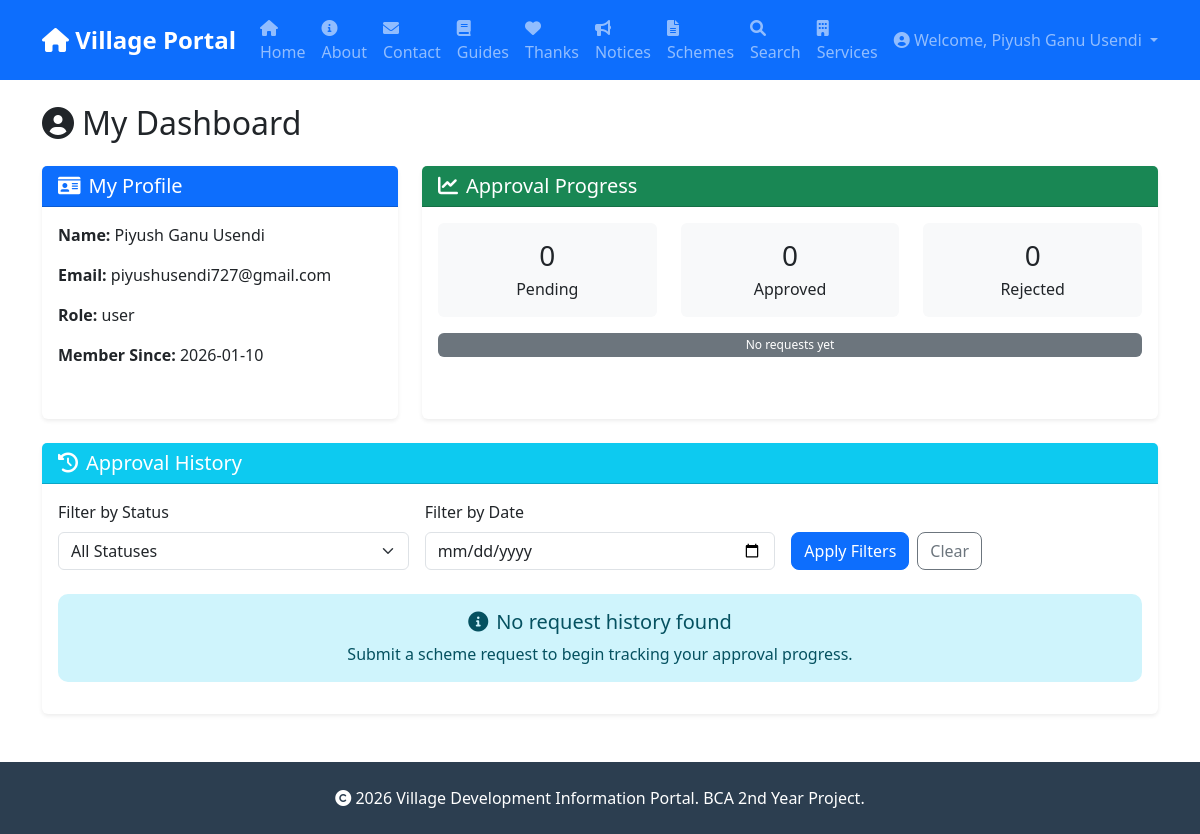
Before: /user/dashboard (signed in) with the older database file.
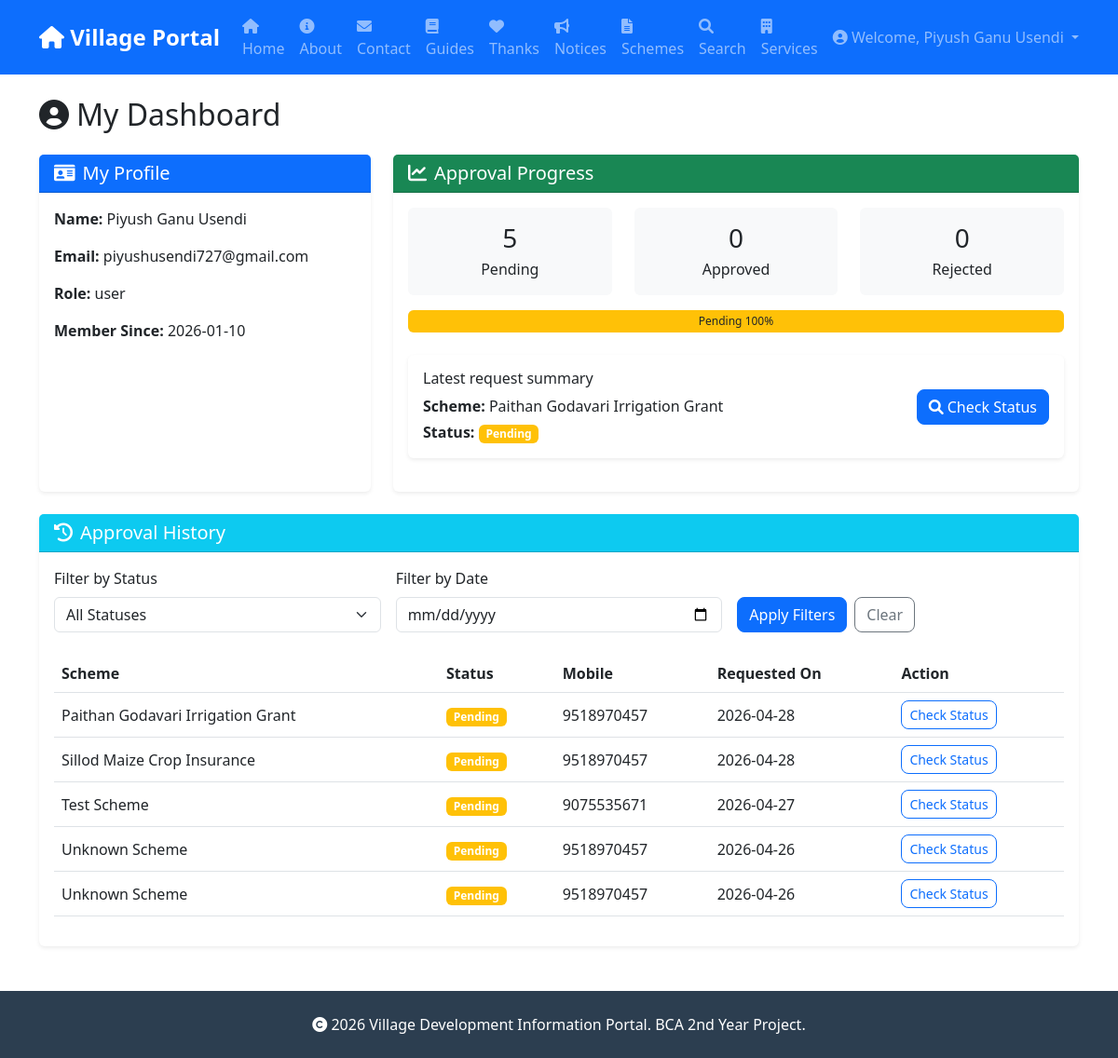
After: the same page with the newer database file.
### tables this page shows
CREATE TABLE schemes (
            id INTEGER PRIMARY KEY AUTOINCREMENT,
            title TEXT NOT NULL,
            description TEXT,
            department TEXT,
            eligibility TEXT,
            benefits TEXT,
            apply_link TEXT,
            published_on TIMESTAMP DEFAULT CURRENT_TIMESTAMP
        , location TEXT DEFAULT "All");

CREATE TABLE beneficiaries (
            id INTEGER PRIMARY KEY AUTOINCREMENT,
            name TEXT NOT NULL,
            age INTEGER,
            gender TEXT,
            scheme_id INTEGER,
            mobile TEXT,
            status TEXT DEFAULT 'Pending',
            registered_on TIMESTAMP DEFAULT CURRENT_TIMESTAMP
        , user_id INTEGER, dob TEXT, aadhaar TEXT);

### app.py (the view)
@app.route('/user/dashboard')
@login_required
def user_dashboard():
    status_filter = request.args.get('status', '')
    date_filter = request.args.get('date', '')
    conn = get_db()
    cursor = conn.cursor()
    cursor.execute('SELECT * FROM users WHERE id = ?', (current_user.id,))
    user = cursor.fetchone()
    query = '''
        SELECT b.*, s.title AS scheme_name
        FROM beneficiaries b
        LEFT JOIN schemes s ON b.scheme_id = s.id
        WHERE b.user_id = ?
    '''
    params = [current_user.id]
    if status_filter:
        query += ' AND b.status = ?'
        params.append(status_filter)
    if date_filter:
        query += ' AND DATE(b.registered_on) = ?'
        params.append(date_filter)
    query += ' ORDER BY b.registered_on DESC'
    cursor.execute(query, tuple(params))
    history = cursor.fetchall()
    status_counts = {'Pending': 0, 'Approved': 0, 'Rejected': 0}
    for row in history:
        status = row['status'] or 'Pending'
        if status not in status_counts:
            status_counts[status] = 0
        status_counts[status] += 1
    conn.close()
    return render_template('user_dashboard.html', user=user, history=history, status_counts=status_counts, status_filter=status_filter, date_filter=date_filter)

### app.py (called while the page is built)
def get_db():
    db_path = app.config.get('DATABASE', 'database.db')
    conn = sqlite3.connect(db_path)
    conn.row_factory = sqlite3.Row
    return conn

@login_manager.user_loader
def load_user(user_id):
    conn = get_db()
    cursor = conn.cursor()
    cursor.execute('SELECT * FROM users WHERE id = ?', (user_id,))
    user = cursor.fetchone()
    conn.close()
    if user:
        return User(user['id'], user['name'], user['email'], user['role'], dict(user).get('location'))
    return None

### templates/user_dashboard.html (shortened to what the changed rows need)
{% extends "base.html" %}
{% block content %}
<h2 class="mb-4"><i class="fas fa-user-circle me-2"></i>My Dashboard</h2>
<div class="row">
    <div class="col-lg-8 mb-4">
        <div class="card shadow-sm h-100">
            <div class="card-body">
                <div class="row text-center">
                    <div class="col-md-4 mb-3">
                        <div class="p-3 bg-light rounded">
                            <h3 class="mb-1">{{ status_counts.Pending }}</h3>
                            <p class="mb-0">Pending</p>
                        </div>
                    </div>
                </div>
                <div class="progress" style="height: 24px;">
                    {% set total = status_counts.Pending + status_counts.Approved + status_counts.Rejected %}
                    {% if total == 0 %}
                    <div class="progress-bar bg-secondary w-100">No requests yet</div>
                    {% else %}
                    {% if status_counts.Pending > 0 %}
                    <div class="progress-bar bg-warning text-dark" role="progressbar"
                        style="width: {{ (status_counts.Pending / total * 100) | int }}%">
                        Pending {{ (status_counts.Pending / total * 100) | int }}%
                    </div>
                    {% endif %}
                    {% endif %}
                </div>
                {% if history %}
                {% set latest = history[0] %}
                <div class="mt-4 p-3 bg-white rounded shadow-sm">
                    <div
                        class="d-flex flex-column flex-lg-row justify-content-between align-items-start align-items-lg-center gap-3">
                        <div>
                            <h6 class="mb-2">Latest request summary</h6>
                            <p class="mb-1"><strong>Scheme:</strong> {{ latest.scheme_name or 'Unknown Scheme' }}</p>
                            <p class="mb-0"><strong>Status:</strong>
                                <span
                                    class="badge bg-{{ 'success' if latest.status == 'Approved' else 'warning' if latest.status == 'Pending' else 'danger' }}">
                                    {{ latest.status }}
                                </span>
                            </p>
                        </div>
                        {% if latest.scheme_id %}
                        <a href="{{ url_for('request_scheme', scheme_id=latest.scheme_id) }}" class="btn btn-primary">
                            <i class="fas fa-search me-1"></i>Check Status
                        </a>
                        {% else %}
                        <button class="btn btn-primary" disabled title="Scheme information unavailable">
                            <i class="fas fa-search me-1"></i>Check Status
                        </button>
                        {% endif %}
                    </div>
                </div>
                {% endif %}
            </div>
        </div>
    </div>
</div>
<div class="card shadow-sm">
    <div class="card-body">
        {% if history %}
        <div class="table-responsive">
            <table class="table table-hover align-middle">
                <thead>
                    <tr>
                        <th>Scheme</th>
                        <th>Status</th>
                        <th>Mobile</th>
                        <th>Requested On</th>
                        <th>Action</th>
                    </tr>
                </thead>
                <tbody>
                    {% for item in history %}
                    <tr>
                        <td>{{ item.scheme_name or 'Unknown Scheme' }}</td>
                        <td>
                            <span
                                class="badge bg-{{ 'success' if item.status == 'Approved' else 'warning' if item.status == 'Pending' else 'danger' }}">
                                {{ item.status }}
                            </span>
                        </td>
                        <td>{{ item.mobile or 'N/A' }}</td>
                        <td>{{ item.registered_on[:10] if item.registered_on else 'N/A' }}</td>
                        <td>
                            {% if item.scheme_id %}
                            <a href="{{ url_for('request_scheme', scheme_id=item.scheme_id) }}"
                                class="btn btn-sm btn-outline-primary">
                                Check Status
                            </a>
                            {% else %}
                            <button class="btn btn-sm btn-outline-secondary" disabled
                                title="Scheme information unavailable">
                                Check Status
                            </button>
                            {% endif %}
                        </td>
                    </tr>
                    {% endfor %}
                </tbody>
            </table>
        </div>
        {% else %}
        <div class="alert alert-info text-center">
            <h5><i class="fas fa-info-circle me-2"></i>No request history found</h5>
            <p class="mb-0">Submit a scheme request to begin tracking your approval progress.</p>
        </div>
        {% endif %}
    </div>
</div>
{% endblock %}

Changed rows visible on the page:
added schemes: title "Paithan Godavari Irrigation Grant"
added beneficiaries: status "Pending", title "Paithan Godavari Irrigation Grant", mobile "9518970457", registered_on "2026-04-28"
added beneficiaries: title "Sillod Maize Crop Insurance", status "Pending", mobile "9518970457", registered_on "2026-04-28"
added beneficiaries: title "Test Scheme", status "Pending", mobile "9075535671", registered_on "2026-04-27"
added beneficiaries: scheme_name "Unknown Scheme", status "Pending", mobile "9518970457", registered_on "2026-04-26"
added beneficiaries: scheme_name "Unknown Scheme", status "Pending", mobile "9518970457", registered_on "2026-04-26"
Other visible differences:
{{ status_counts.Pending }}: "0" → "5"
{{ (status_counts.Pending / total * 100) | int }}: (not shown) → "100"
text no longer shown: "No requests yet No request history found Submit a scheme request to begin tracking your approval progress."
text now shown: "Pending % Latest request summary Scheme: Status: Check Status Scheme Status Mobile Requested On Action"
